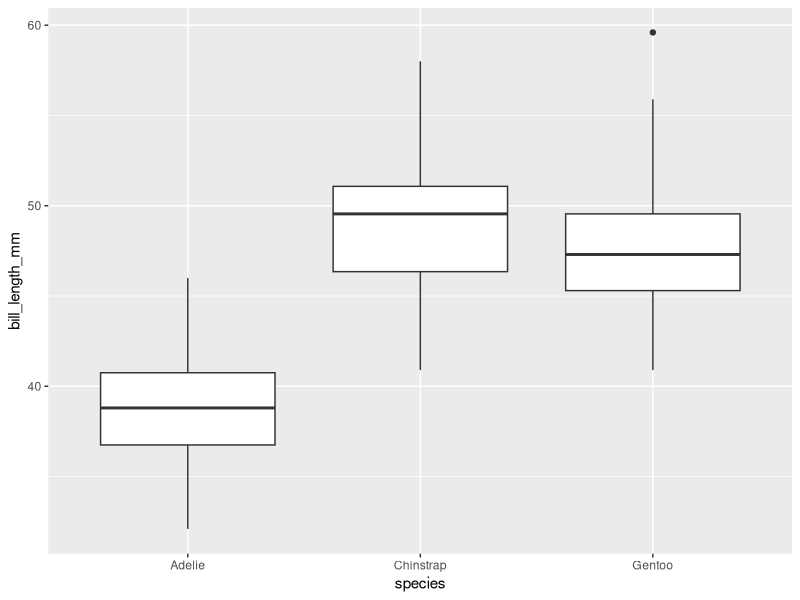
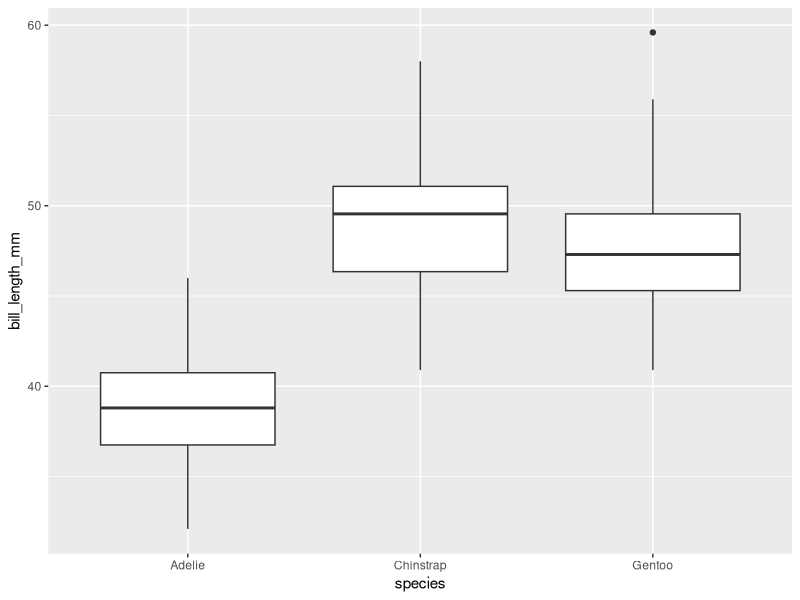

Write the R code that produced these figures, in order.

            library(ggplot2)
            library(palmerpenguins)
            built_answer <- tryCatch(
                {
                    set.seed(42)
                    ggplot(penguins, aes(x = species, y = bill_length_mm)) + geom_boxplot()
                    suppressWarnings(
                        if (!file.exists("/sandbox/figures/bill-length_species_boxplot_answer.png")) {
                            ggsave(
                                width = 3,
                                height = 3,
                                "/sandbox/figures/bill-length_species_boxplot_answer.png"
                            )
                        }
                    )
                    suppressWarnings(
                        ggplot_build(last_plot())
                    )
                },
                error = function(e) {
                    'ERROR'
                }
            )
            built_submission <- tryCatch(
                {
                    set.seed(42)
                    ggplot(data = penguins, aes(x = species, y = bill_length_mm)) +
  geom_boxplot()
                    suppressWarnings(
                        ggsave(
                            width = 3,
                            height = 3,
                            "figures/bill-length_species_boxplot_qwen_submission.png"
                        )
                    )
                    suppressWarnings(
                        ggplot_build(last_plot())
                    )
                },
                error = function(e) {
                    'ERROR'
                }
            )
            cat(isTRUE(all.equal(built_answer, built_submission)))
        
